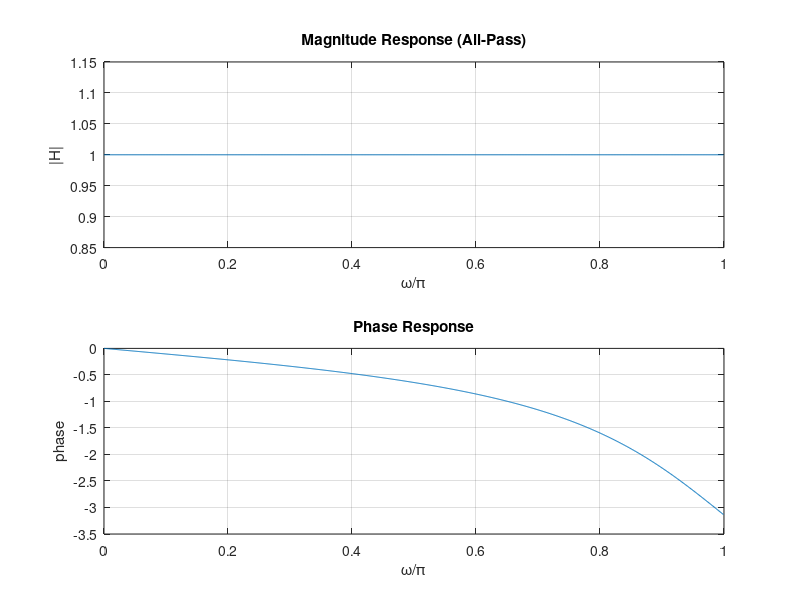
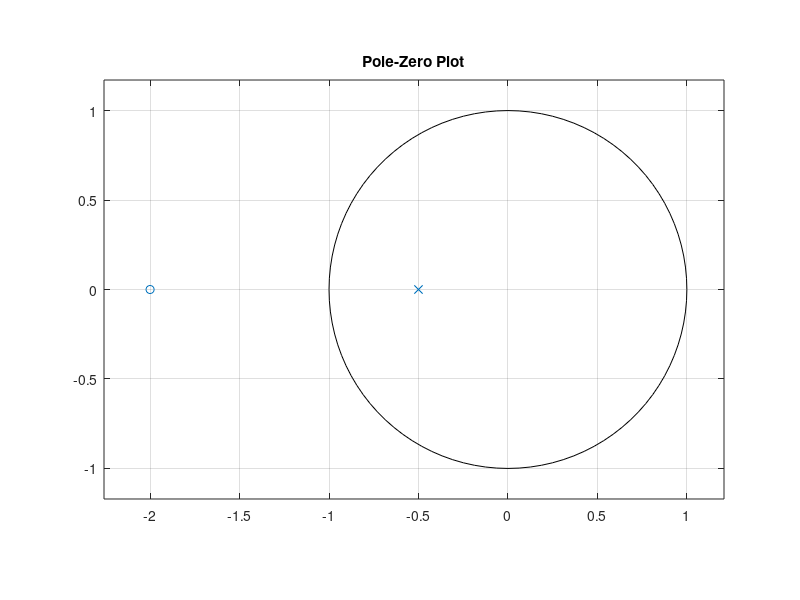

Source code (MATLAB) for these figures, in order:
% Problem 6
b = [0.5 1];
a = [1 0.5];

[H,w] = freqz(b,a,1024);

figure;
subplot(2,1,1);
plot(w/pi, abs(H)); grid on;
title('Magnitude Response (All-Pass)');
xlabel('\omega/\pi'); ylabel('|H|');


subplot(2,1,2);
plot(w/pi, unwrap(angle(H))); grid on;
title('Phase Response');
xlabel('\omega/\pi'); ylabel('phase');


figure;
zplane(b,a);
title('Pole-Zero Plot');
